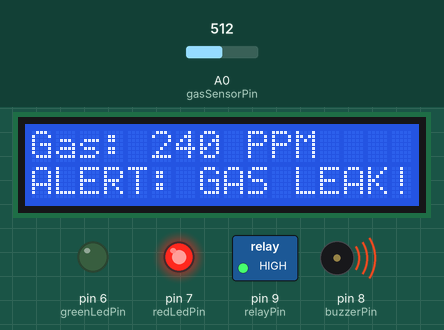
Simulated run of this sketch. Board: Arduino Uno, built with avr-gcc and run on an emulated ATmega328P. On the bench: 16×2 character LCD, switched loads named in the sketch (green lamp = pin HIGH), output pins drawn as LEDs (lit = HIGH), buzzer (waves = sounding). Inputs (shaded band) come from the test bench; at power-on: A0 (gasSensorPin) = 512.

Above: at 2.2 s.
2.3 s: A0 (gasSensorPin) set to 435
At 3.2 s:
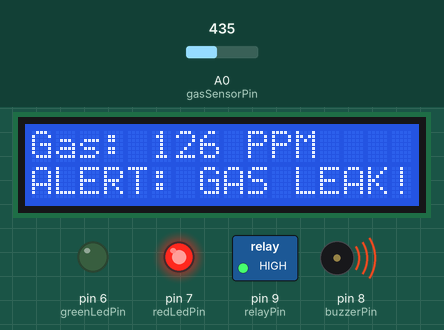
4.0 s: A0 (gasSensorPin) set to 408
At 4.7 s:
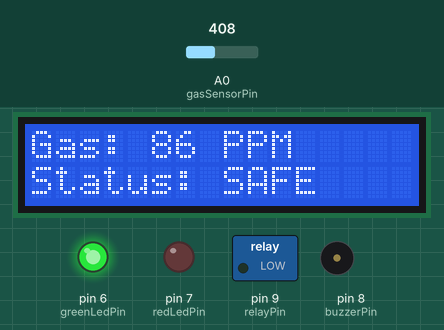
5.6 s: A0 (gasSensorPin) set to 306
At 6.1 s:
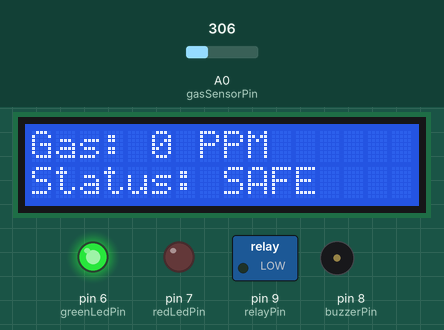
Timing chart, 0 to 8.6 s (numbered marks = the images above; inputs shaded):
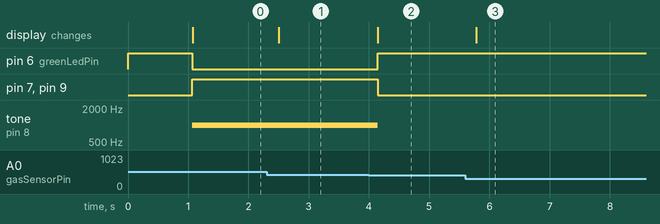

The sketch:

sketch.ino
```cpp
#include <LiquidCrystal.h>

// LCD pin assignment: RS, E, D4, D5, D6, D7
LiquidCrystal lcd(12, 11, 5, 4, 3, 2);

const int gasSensorPin = A0;
const int greenLedPin  = 6;
const int redLedPin    = 7;
const int buzzerPin    = 8;
const int relayPin     = 9;

// Trigger alarm when gas rises above 100 PPM
const int THRESHOLD_PPM = 100;

void setup() {
  pinMode(greenLedPin, OUTPUT);
  pinMode(redLedPin, OUTPUT);
  pinMode(buzzerPin, OUTPUT);
  pinMode(relayPin, OUTPUT);

  // Initialize in safe condition
  noTone(buzzerPin);
  digitalWrite(relayPin, LOW);
  digitalWrite(redLedPin, LOW);
  digitalWrite(greenLedPin, HIGH);

  lcd.begin(16, 2);
  lcd.clear();
  lcd.setCursor(0, 0);
  lcd.print("System Ready");
  delay(1000);
}

void loop() {
  int rawValue = analogRead(gasSensorPin);

  // Map raw idle reading (~350 to 1023) directly to PPM (0 to 1000)
  int gasPPM = map(rawValue, 350, 1023, 0, 1000);
  if (gasPPM < 0) gasPPM = 0;

  // Row 1: Current PPM value
  lcd.setCursor(0, 0);
  lcd.print("Gas: ");
  lcd.print(gasPPM);
  lcd.print(" PPM     ");

  if (gasPPM > THRESHOLD_PPM) {
    // DANGER: Gas leak detected
    digitalWrite(greenLedPin, LOW);
    digitalWrite(redLedPin, HIGH);
    tone(buzzerPin, 1000);
    digitalWrite(relayPin, HIGH);

    lcd.setCursor(0, 1);
    lcd.print("ALERT: GAS LEAK!");
  } else {
    // SAFE: Gas is zero or low
    digitalWrite(greenLedPin, HIGH);
    digitalWrite(redLedPin, LOW);
    noTone(buzzerPin);
    digitalWrite(relayPin, LOW);

    lcd.setCursor(0, 1);
    lcd.print("Status: SAFE    ");
  }

  delay(200);
}
```

Measured:
- the behaviour switches between 418 and 417 on A0 (gasSensorPin) (found by bisection; images 1 and 2)
- after the input at 2.3 s, the display: changes after 0.21 s (image 1)
- after the input at 4.0 s, pin 6 (greenLedPin): LOW → HIGH after 0.14 s; pin 7 (redLedPin), pin 9 (relayPin): HIGH → LOW after 0.14 s; tone on pin 8 (buzzerPin): 1000 Hz → silent after 0.14 s; the display: changes after 0.14 s (image 2)
- after the input at 5.6 s, the display: changes after 0.18 s (image 3)
